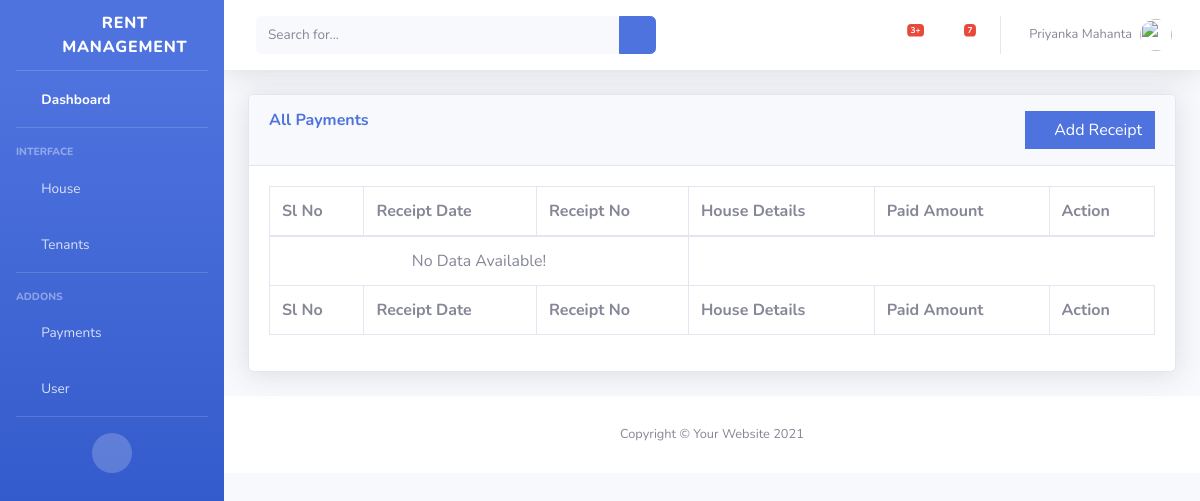
The page /manage_payments/ on the database as committed earlier.
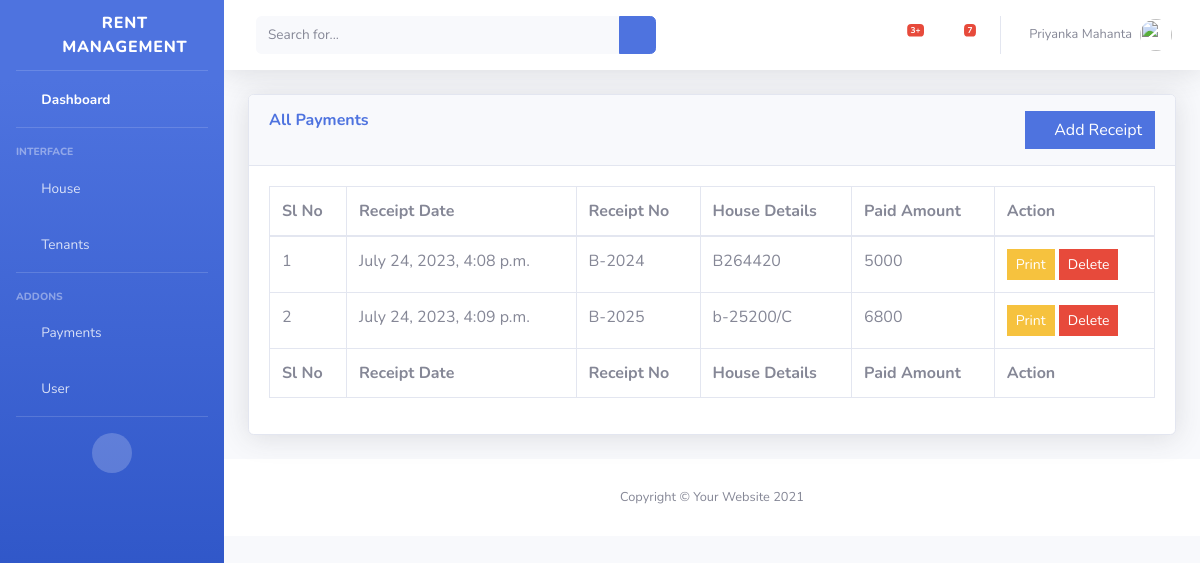
The same page on the database as committed later.
### rent_management/models.py (models this page shows, shortened)
class Payment(models.Model):
    receipt_no = models.CharField(max_length=20, default='')
    house_details = models.ForeignKey(House, on_delete=models.CASCADE)
    paid_amount = models.IntegerField(default=0)
    paid_date = models.DateTimeField(auto_now_add=True)

class House(models.Model):
    number = models.CharField(max_length=20)
    name = models.CharField(max_length=20, default='')
    type = models.ForeignKey(HouseType, on_delete=models.CASCADE)
    address = models.TextField(default='')
    rent = models.CharField(max_length=20, default=0)
    created_on = models.DateTimeField(auto_now_add=True)
    def __str__(self):
        return self.number

### rent_management/views/manage_payments.py (the view, shortened to what this page needs)
# urls.py: path("manage_payments/", views.manage_payments, name="manage_payments"),
def manage_payments(request):
    house_list = House.objects.all()
    payment_list = Payment.objects.all()
    context = {
        'houses': house_list,
        'payments': payment_list,
    }
    return render(request, "rent/payments/manage_payments.html", context)

### rent_management/templates/rent/payments/manage_payments.html (shortened to what this page needs)
{% extends "rent/base/base.html" %}
{% block content %}
<div class="container-fluid">
    <div class="card shadow mb-4">
        <div class="card-header py-3">
            <div class="row">
                <div class="col-lg-8">
                    <h6 class="m-0 font-weight-bold text-primary">All Payments</h6>
                </div>
                <div class="col-lg-4 text-right">
                    <button type="button" class="btn btn-primary rounded-0" data-toggle="modal"
                            data-target="#exampleModal">
                        <i class="fa fa-plus" aria-hidden="true"></i> Add Receipt
                    </button>
                </div>
            </div>
        </div>
        <div class="card-body">
            <div class="table-responsive">
                <table class="table table-bordered" id="dataTable" width="100%" cellspacing="0">
                    <thead>
                    <tr>
                        <th>Sl No</th>
                        <th>Receipt Date</th>
                        <th>Receipt No</th>
                        <th>House Details</th>
                        <th>Paid Amount</th>
                        <th>Action</th>
                    </tr>
                    </thead>
                    <tfoot>
                    <tr>
                        <th>Sl No</th>
                        <th>Receipt Date</th>
                        <th>Receipt No</th>
                        <th>House Details</th>
                        <th>Paid Amount</th>
                        <th>Action</th>
                    </tr>
                    </tfoot>
                    <tbody>
                    {% if not payments %}
                    <tr>
                        <td colspan="3" class="text-center">No Data Available!</td>
                    </tr>
                    {% else %}
                    {% for i in payments %}
                    <tr>
                        <td>{{ forloop.counter }}</td>
                        <td>{{ i.paid_date }}</td>
                        <td>{{i.receipt_no}}</td>
                        <td>{{i.house_details}}</td>
                        <td>{{i.paid_amount}}</td>
                        <td>
                            <button class="btn btn-sm btn-warning rounded-0" data-toggle="modal"
                                    data-target="#infoModal{{i.id}}">Print
                            </button>
                            <a href="/manage_payments/delete/{{i.id}}" class="btn btn-sm btn-danger rounded-0" >
                                Delete
                            </a>
                        </td>
                    </tr>
                    {% endfor %}
                    {% endif %}
                    </tbody>
                </table>
            </div>
        </div>
    </div>
</div>
{% endblock %}

Rows that differ between the two databases and show on the page:
added Payment: paid_date "July 24, 2023, 4:08 p.m.", receipt_no "B-2024", house_details "B264420", paid_amount "5000"
added Payment: paid_date "July 24, 2023, 4:09 p.m.", receipt_no "B-2025", house_details "b-25200/C", paid_amount "6800"
Other text that changed with them:
text no longer shown: "No Data Available!"
